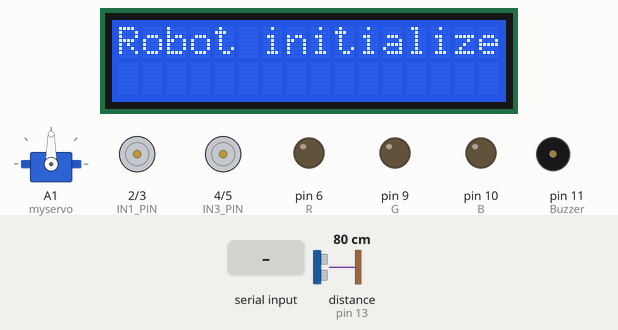
Recording of a sketch running on a simulated Arduino Uno, built with avr-gcc and run on an emulated ATmega328P. Shown: 16×2 character LCD, servo, motor-driver pin pairs drawn as motors (green arrow = first pin HIGH = forward, orange = second pin HIGH = backward, longer = more drive), output pins drawn as LEDs (lit = HIGH), buzzer (waves = sounding, pin HIGH). Inputs (shaded band) come from the test bench; at power-on: distance to the obstacle (sensor on pin 13) 80 cm. The echo pulse lasts 58.3 µs per cm; what the sketch prints to the serial monitor is not drawn.

Above: at 1.2 s.
1.3 s: "B" received over the second serial link
At 1.45 s:
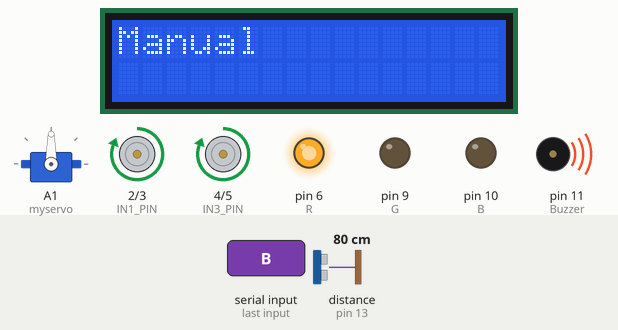
3.7 s: "A" received over the second serial link
At 5.2 s:
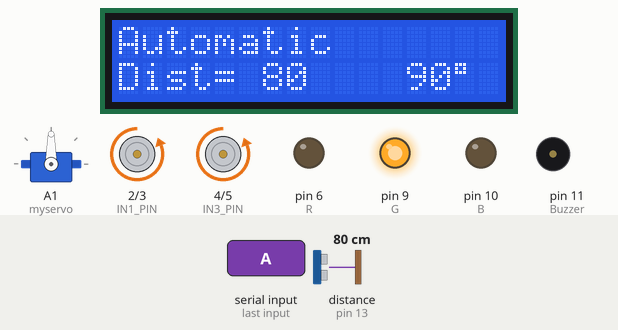
5.5 s: "F" received over the second serial link
At 5.97 s:
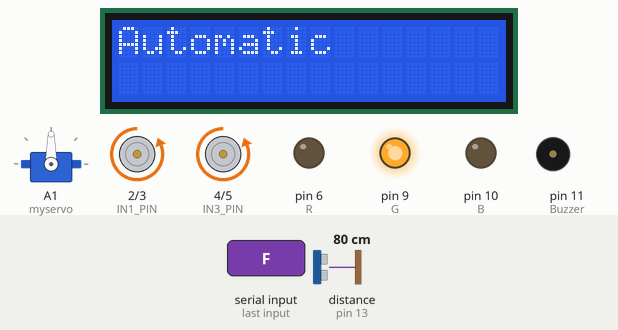
7.6 s: distance to the obstacle (sensor on pin 13) set to 23 cm
At 8.8 s:
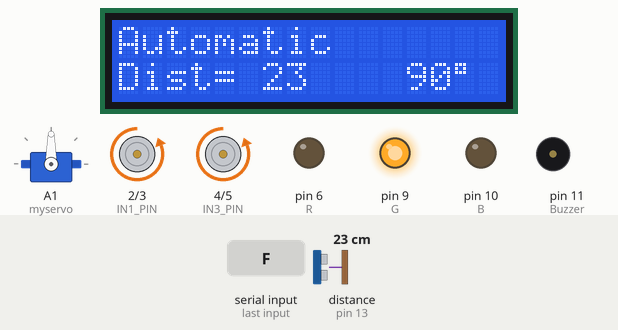
9.2 s: distance to the obstacle (sensor on pin 13) set to 19 cm
At 9.8 s:
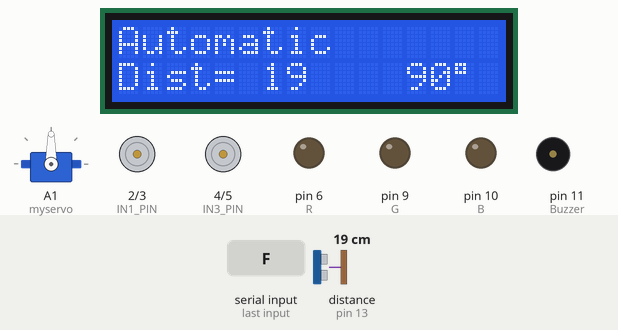
12.2 s: distance to the obstacle (sensor on pin 13) set to 35 cm
At 15.5 s:
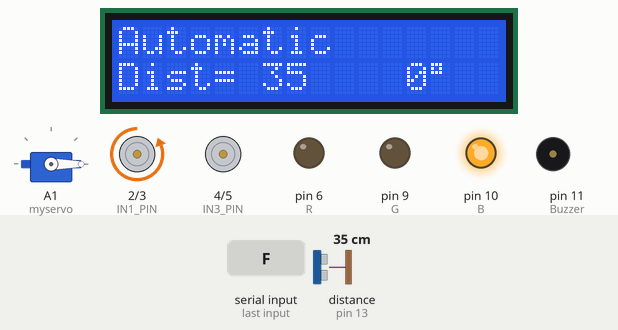
Timing chart, 0 to 16.2 s (numbered marks = the images above; inputs shaded):
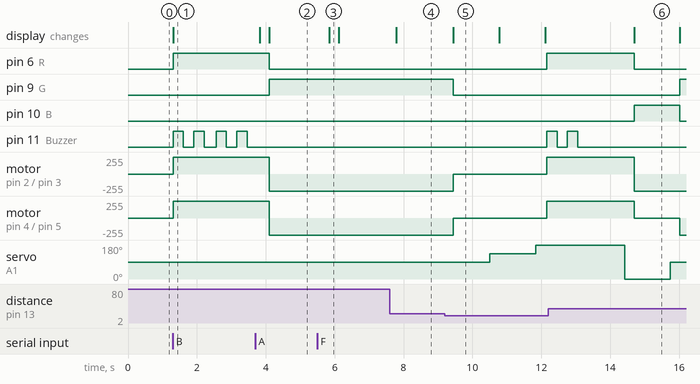

Measured:
- the behaviour switches between 21 and 20 cm on distance to the obstacle (sensor on pin 13) (found by bisection; images 4 and 5)
- after the input at 1.3 s, pin 6 (R): LOW → HIGH at once; pin 11 (Buzzer): alternates HIGH for 0.30 s and LOW for 0.30 s, starting at once; motor on pin 2 (IN1_PIN) / pin 3 (IN2_PIN), motor on pin 4 (IN3_PIN) / pin 5 (IN4_PIN): stopped → forward 255/255 at once; the display: changes at once (image 1)
- after the input at 3.7 s, pin 6 (R): HIGH → LOW after 0.40 s; pin 9 (G): LOW → HIGH after 0.40 s; pin 11 (Buzzer): stops changing and stays LOW; motor on pin 2 (IN1_PIN) / pin 3 (IN2_PIN), motor on pin 4 (IN3_PIN) / pin 5 (IN4_PIN): forward 255/255 → backward 255/255 after 0.40 s; the display: first changes after 0.12 s (image 2 shows a later state)
- after the input at 5.5 s, the display: changes after 0.34 s (image 3)
- after the input at 7.6 s, the display: changes after 0.18 s (image 4)
- after the input at 9.2 s, pin 6 (R): LOW → HIGH after 3.0 s; pin 9 (G): HIGH → LOW after 0.24 s
- after the input at 12.2 s, pin 9 (G): LOW → HIGH after 3.8 s; pin 10 (B): LOW → HIGH after 2.5 s, → LOW 1.3 s later; motor on pin 2 (IN1_PIN) / pin 3 (IN2_PIN): forward 255/255 → backward 255/255 after 2.5 s

The sketch:

BT_Manual.ino
```cpp
/*
	BT controlled car with an automatic option that chooses
	its direction based on an ultrasonic that moves in a 180
	degree angle, with a preference to go right after going
	backwards upon meeting an obstacle.
*/


#include "Ultrasonic.h"
#include <Servo.h>
#include <SoftwareSerial.h>
#include <LiquidCrystal_I2C.h>

// set pins
const int IN1_PIN=2;
const int IN2_PIN=3;
const int IN3_PIN=4;
const int IN4_PIN=5;
const int Buzzer = 11;
const int R=6;
const int G=9;
const int B=10;

//global values
int dist=0;
int i=0;
int flag = 0; // 1 if car moved backwards, 0 if not
int A=0;
int select;

int pos;

char ch,temp;

const char D = 223;


Servo myservo;
SoftwareSerial BT(7, 8); // RX, TX
Ultrasonic ultrasonic (12,13); // trg echo
LiquidCrystal_I2C lcd(0x27,16,2); //could be 3F instead of 27


void setup ()
{
  lcd.init();
  lcd.backlight();
  myservo.attach(A1);
  Serial.begin(9600);
  myservo.write(90);

  //set pinmode
  pinMode(IN1_PIN,OUTPUT);
  pinMode(IN2_PIN,OUTPUT);
  pinMode(IN3_PIN,OUTPUT);
  pinMode(IN4_PIN,OUTPUT);
  pinMode(Buzzer,OUTPUT);

  BT.begin(9600);
  pos = 90;
  lcd.setCursor(0,0);
  lcd.print("Robot initialize");
  Serial.println("Robot initialize");
}

void buzz()
{
  for (int j = 0; j < 2; j++){
  digitalWrite(Buzzer, HIGH);
  delay (300);
  digitalWrite(Buzzer, LOW);
  delay (300);
  }
}

// driving functions:

void forward(){
  digitalWrite(IN1_PIN, LOW);
  digitalWrite(IN2_PIN, HIGH);
  digitalWrite(IN3_PIN, LOW);
  digitalWrite(IN4_PIN, HIGH);
  analogWrite(R,0);
  analogWrite(G,255);
  analogWrite(B,0);
  delay(50);
}

void backward(){
  analogWrite(R,255);
  analogWrite(G,0);
  analogWrite(B,0);
  digitalWrite(IN1_PIN, HIGH);
  digitalWrite(IN2_PIN, LOW);
  digitalWrite(IN3_PIN, HIGH);
  digitalWrite(IN4_PIN, LOW);
  buzz();
  delay(50);
}

void left(){
  digitalWrite(IN1_PIN, LOW);
  digitalWrite(IN2_PIN, LOW);
  digitalWrite(IN3_PIN, LOW);
  digitalWrite(IN4_PIN, HIGH);
  analogWrite(R,255);
  analogWrite(G,255);
  analogWrite(B,0);
  delay(50);
}


void right() {
  digitalWrite(IN1_PIN, LOW);
  digitalWrite(IN2_PIN, HIGH);
  digitalWrite(IN3_PIN, LOW);
  digitalWrite(IN4_PIN, LOW);
  analogWrite(R,0);
  analogWrite(G,0);
  analogWrite(B,255);
  delay(50);
}


void STOP(){
  digitalWrite(IN1_PIN, LOW);
  digitalWrite(IN2_PIN, LOW);
  digitalWrite(IN3_PIN, LOW);
  digitalWrite(IN4_PIN, LOW);
  digitalWrite(R,0);
  digitalWrite(G,0);
  digitalWrite(B,0);
  delay(50);
}
//--------------------------------------

//automatic control
void automatic ()
{
  myservo.write(pos);
  Serial.print("position is:");
  Serial.println(pos);
  delay(250);
  dist = ultrasonic.read();

  //print distance
  lcd.setCursor(0,1);
  lcd.print("Dist=");
  lcd.setCursor(6,1);
  lcd.print("   ");
  lcd.setCursor(6,1);
  lcd.print(dist);
  lcd.setCursor(12,1);
  lcd.print("    ");
  lcd.setCursor(12,1);
  lcd.print(pos);
  lcd.print(D);
  Serial.print("distance = ");
  Serial.println(dist);

  //check distance and choose movement
  if(dist <= 20)
  {
    STOP();
    pos+=45;
    if(pos>=225)
    {
      backward();
      pos=0;
    }
    delay(1000);
  }
  else
  {
    select = pos;
    pos=90;
    switch(select)
    {
      case 0: right(); delay(1000); break;
      case 45: right(); delay(1000); break;
      case 90: forward(); break;
      case 135: left(); delay(1000); break;
      case 180: left(); delay(1000); break;
    }
  }
  return;
}


void loop ()
{
  if(BT.available())
  {
    ch = BT.read();
    if(temp == 'A' and ch != 'S') //if automatic button is not turned off
    ch = temp;  // dont let manual controls affect movement
    else temp = " ";

    if(ch!='A')
    {
      lcd.clear();
      lcd.setCursor(0,0);
      lcd.print("Manual");
    }
    else
    {
      lcd.clear();
      pos = 90;
    }
  }

  //choose control / direction
  switch (ch)
  {
      case 'A': // automatic
      lcd.setCursor(0,0);
      lcd.print("Automatic");
      automatic();
      temp = ch;
      break;
      case 'F': //forward
      forward();
      break;
      case 'R': //right
      right();
      break;
      case 'B': //backward
      backward();
      break;
      case 'L': //left
      left();
      break;
      case 'S': //stop automatic
      STOP();
      break;
      case 's': //stop manual
      STOP();
      break;
  }
}
```
